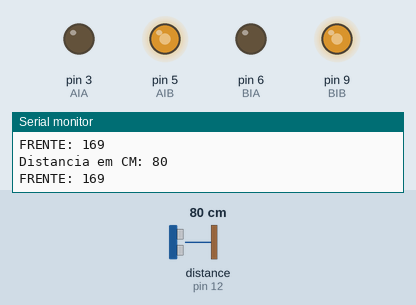
Simulated run of this sketch. Board: Arduino Uno, built with avr-gcc and run on an emulated ATmega328P. Shown: output pins drawn as LEDs (lit = HIGH), the last lines printed to the serial monitor. Wiring (inferred from the names in the program): ultrasonic range finder: trigger pin 11; echo pin 12. The test bench sets the inputs (shaded band); at power-on: distance to the obstacle (sensor on pin 12) 80 cm. The echo pulse lasts 58.3 µs per cm; pins used as bus, display or sensor lines are not drawn.

Above: at 1.8 s.
1.9 s: distance to the obstacle (sensor on pin 12) set to 2 cm
At 2.9 s:
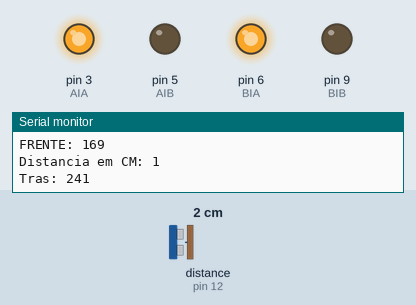
3.5 s: distance to the obstacle (sensor on pin 12) set to 9 cm
At 4.5 s:
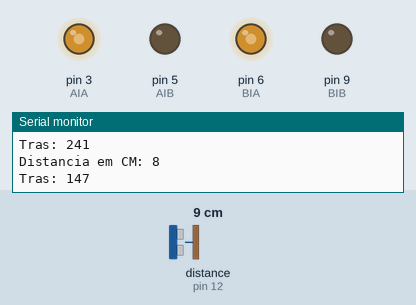
5.5 s: distance to the obstacle (sensor on pin 12) set to 18 cm
At 7.2 s:
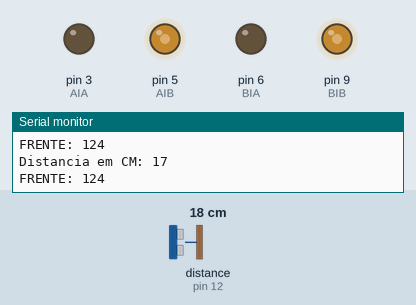
7.5 s: distance to the obstacle (sensor on pin 12) set to 120 cm
At 9.2 s:
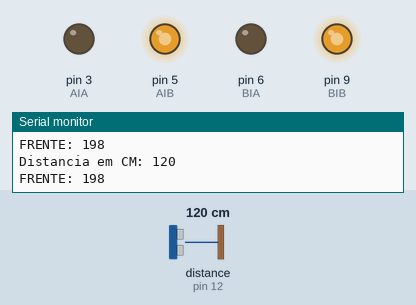
9.5 s: distance to the obstacle (sensor on pin 12) set to 250 cm
At 10.5 s:
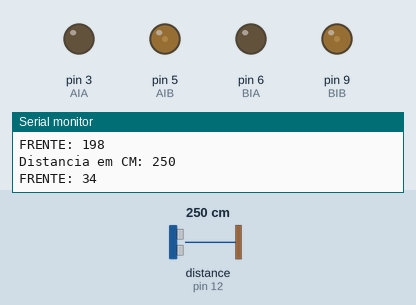
Timing chart, 0 to 12.5 s (numbered marks = the images above; inputs shaded):
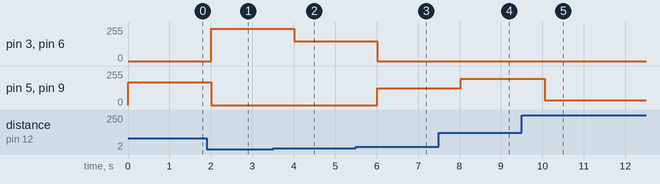

Measured:
- after the input at 1.9 s, pin 3 (AIA), pin 6 (BIA): 0/255 → 241/255 after 0.11 s; pin 5 (AIB), pin 9 (BIB): 169/255 → 0/255 after 0.11 s
- after the input at 3.5 s, pin 3 (AIA), pin 6 (BIA): 241/255 → 147/255 after 0.52 s
- after the input at 5.5 s, pin 3 (AIA), pin 6 (BIA): 147/255 → 0/255 after 0.52 s; pin 5 (AIB), pin 9 (BIB): 0/255 → 124/255 after 0.52 s
- after the input at 7.5 s, pin 5 (AIB), pin 9 (BIB): 124/255 → 198/255 after 0.53 s
- after the input at 9.5 s, pin 5 (AIB), pin 9 (BIB): 198/255 → 34/255 after 0.55 s

The sketch:

FuzzyCarinho2.ino
```cpp
/*
Exemplo de uso para a ponte H L9110 com arduino
Visite nosso site: www.msseletronica.com
*/

 #define echoPin 12 //Pino 13 recebe o pulso do echo
#define trigPin 11 //Pino 12 envia o pulso para gerar o echo

const int AIA = 3;  // (pwm) pino 9 conectado ao pino A-IA do Módulo
const int AIB = 5;  // (pwm) pino 5 conectado ao pino A-IB do Módulo
const int BIA = 6; // (pwm) pino 10 conectado ao pino B-IA do Módulo
const int BIB = 9;  // (pwm) pino 6 conectado ao pino B-IB do Módulo

byte speed = 130;  // Mude este valor (0-255) para controlar a velocidade dos motores

void setup() {
  Serial.begin(9600); //inicia a porta serial


pinMode(echoPin, INPUT); // define o pino 13 como entrada (recebe)
pinMode(trigPin, OUTPUT); // define o pino 12 como saida (envia)

  pinMode(AIA, OUTPUT); // Colocando os pinos como saída
  pinMode(AIB, OUTPUT);
  pinMode(BIA, OUTPUT);
  pinMode(BIB, OUTPUT);
}

void loop() {//O programa ficará em loop, girando um motor para um lado, depois para o outro e depois troca de motor e repete
    	//seta o pino 12 com um pulso baixo "LOW" ou desligado ou ainda 0
    digitalWrite(trigPin, LOW);
  // delay de 2 microssegundos
    delayMicroseconds(2);
  //seta o pino 12 com pulso alto "HIGH" ou ligado ou ainda 1
    digitalWrite(trigPin, HIGH);
  //delay de 10 microssegundos
    delayMicroseconds(10);
  //seta o pino 12 com pulso baixo novamente
    digitalWrite(trigPin, LOW);
  //pulseInt lê o tempo entre a chamada e o pino entrar em high
    long duration = pulseIn(echoPin,HIGH);
  //Esse calculo é baseado em s = v . t, lembrando que o tempo vem dobrado
  //porque é o tempo de ida e volta do ultrassom
	long distancia = duration /29 / 2 ;

Serial.print("Distancia em CM: ");
Serial.println(distancia);

    if (distancia > 10){
      speed = map(distancia, 10, 200, 120, 255);
      Serial.print("FRENTE: ");
      Serial.println(speed);
      backward();

    } else if (distancia < 10){
      speed = map(distancia, 10, 0, 120, 255);
      Serial.print("Tras: ");
      Serial.println(speed);
      forward();

    }else{
      stop();
    }
    delay(1000);
}

void backward()
{
  analogWrite(AIA, 0);
  analogWrite(AIB, speed);
  analogWrite(BIA, 0);
  analogWrite(BIB, speed);
}

void forward()
{
  analogWrite(AIA, speed);
  analogWrite(AIB, 0);
  analogWrite(BIA, speed);
  analogWrite(BIB, 0);
}

void left()
{
  analogWrite(AIA, speed);
  analogWrite(AIB, 0);
  analogWrite(BIA, 0);
  analogWrite(BIB, speed);
}

void right()
{
  analogWrite(AIA, 0);
  analogWrite(AIB, speed);
  analogWrite(BIA, speed);
  analogWrite(BIB, 0);
}
void stop()
{
  analogWrite(AIA, 0);
  analogWrite(AIB, 0);
  analogWrite(BIA, 0);
  analogWrite(BIB, 0);
}
```
